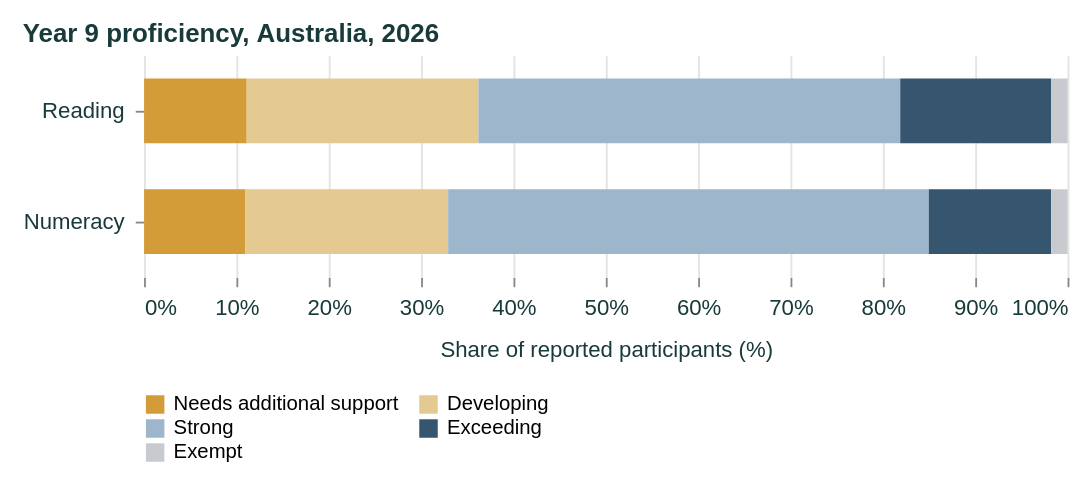

The specification (Vega-Lite) saved for this image:
### Vega-Lite specification from a JSON file in a GitHub repository (floating-point values rounded to 4 significant figures)
{"$schema": "https://vega.github.io/schema/vega-lite/v5.json", "background": "transparent", "padding": 12, "config": {"font": "Arial", "view": {"stroke": null}, "axis": {"labelFontSize": 12, "titleFontSize": 12, "titleFontWeight": "normal", "labelColor": "#193a3a", "titleColor": "#193a3a", "domain": false, "gridColor": "#e1e5dd", "labelPadding": 6, "titlePadding": 12}, "legend": {"orient": "bottom", "titleLimit": 300, "labelLimit": 220, "labelFontSize": 11, "titleFontSize": 11, "titleFontWeight": "normal"}, "title": {"anchor": "start", "fontSize": 14, "color": "#193a3a"}}, "width": 500, "height": 120, "data": {"values": [{"subject": "Reading", "category": "Needs additional support", "percentage": 11.11, "order": 1}, {"subject": "Reading", "category": "Developing", "percentage": 25.09, "order": 2}, {"subject": "Reading", "category": "Strong", "percentage": 45.68, "order": 3}, {"subject": "Reading", "category": "Exceeding", "percentage": 16.34, "order": 4}, {"subject": "Reading", "category": "Exempt", "percentage": 1.786, "order": 5}, {"subject": "Numeracy", "category": "Needs additional support", "percentage": 10.96, "order": 1}, {"subject": "Numeracy", "category": "Developing", "percentage": 21.96, "order": 2}, {"subject": "Numeracy", "category": "Strong", "percentage": 52.04, "order": 3}, {"subject": "Numeracy", "category": "Exceeding", "percentage": 13.25, "order": 4}, {"subject": "Numeracy", "category": "Exempt", "percentage": 1.785, "order": 5}]}, "mark": {"type": "bar", "height": 35}, "encoding": {"y": {"field": "subject", "type": "nominal", "sort": ["Reading", "Numeracy"], "title": null}, "x": {"field": "percentage", "type": "quantitative", "stack": "zero", "title": "Share of reported participants (%)", "scale": {"domain": [0, 100]}, "axis": {"labelExpr": "datum.value + '%'"}}, "color": {"field": "category", "type": "nominal", "title": null, "scale": {"domain": ["Needs additional support", "Developing", "Strong", "Exceeding", "Exempt"], "range": ["#d49b39", "#e4c991", "#9db6cb", "#36556f", "#c7cbd0"]}, "legend": {"columns": 2, "labelLimit": 250}}, "order": {"field": "order", "type": "quantitative", "sort": "ascending"}, "tooltip": [{"field": "subject", "title": "Subject"}, {"field": "category", "title": "Category"}, {"field": "percentage", "title": "Percentage (%)", "format": ".1f"}]}, "title": "Year 9 proficiency, Australia, 2026"}
